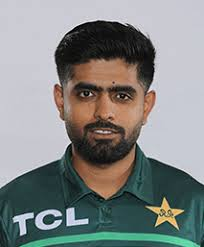
#> input picture BabarAzam.jpg, 204 x 247 px, found by its file name
$ jupyter execute 'Image Processing with cv2.ipynb'
#> lines starting #> are read from the running program, lines starting #| are printed output that depends on the picture
[cell 1]
import numpy as np
import cv2 as cv

[cell 2]
img_path = "D:\#DATA Science\Image Processing openCV2\Practice\BabarAzam.jpg"

### Reading an Image

[cell 3]
img = cv.imread(img_path)
#> img is the input picture: shape (247, 204, 3); mean B, G, R 132.5, 133.9, 130.3
print(img.shape)
#| (247, 204, 3)

### Getting Image in a sepearte Window

[cell 4]
cv.imshow("BabarAzam", img)
cv.waitKey(0)

### Converting image to a grayscale image

[cell 5]
gray_img = cv.cvtColor(img, cv.COLOR_BGR2GRAY)
cv.imshow("GrayImg", gray_img)
cv.waitKey(0)

### RGB Channels

[cell 6]
img1 = img[:,:,0]
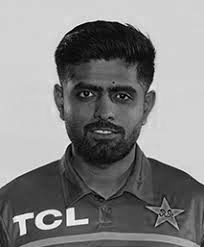
#> img1: shape (247, 204); min 0, max 255, mean 132.5
img2 = img[:,:,1]
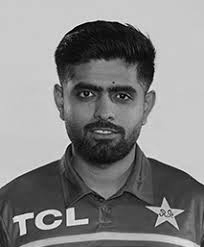
#> img2: shape (247, 204); min 0, max 254, mean 133.9
img3 = img[:,:,2]
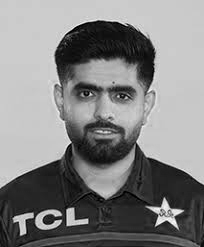
#> img3: shape (247, 204); min 0, max 255, mean 130.3
net_img = np.hstack((img1,img2,img3))
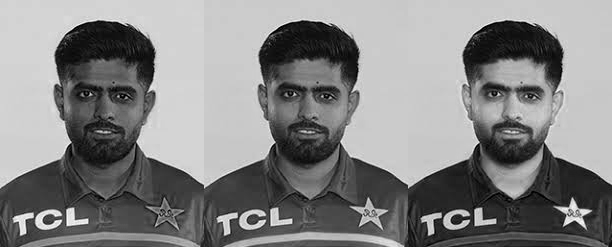
#> net_img: shape (247, 612); min 0, max 255, mean 132.3
cv.imshow("RGB_img", net_img)
cv.waitKey(0)

### Image Resizing

[cell 7]
resized_img = cv.resize(img, (360,360))
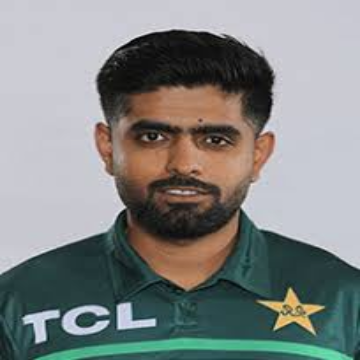
#> resized_img: shape (360, 360, 3); mean B, G, R 132.4, 133.9, 130.2
cv.imshow("resized_img", resized_img)
cv.waitKey(0)

### Flipping an Image

[cell 8]
flipped_img1 = cv.flip(img, 0)  # flipping vertically
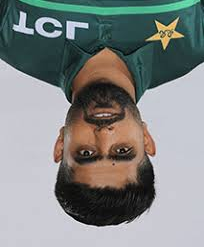
#> flipped_img1: shape (247, 204, 3); mean B, G, R 132.5, 133.9, 130.3
flipped_img2 = cv.flip(img, 1) #flipping horizontally
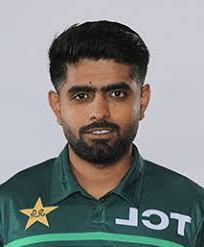
#> flipped_img2: shape (247, 204, 3); mean B, G, R 132.5, 133.9, 130.3
flipped_img3 = cv.flip(img, -1) # flipping both across verticaly and horizontally
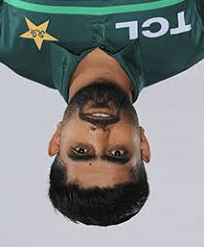
#> flipped_img3: shape (247, 204, 3); mean B, G, R 132.5, 133.9, 130.3
img_all = np.hstack((flipped_img1, flipped_img2,flipped_img3))
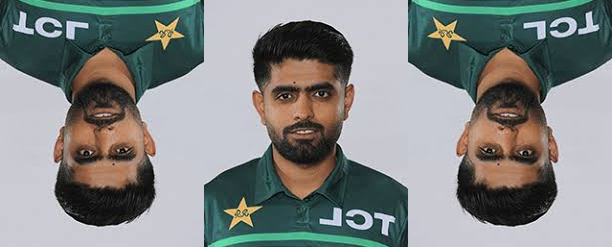
#> img_all: shape (247, 612, 3); mean B, G, R 132.5, 133.9, 130.3
cv.imshow("img_all", img_all)
cv.waitKey(0)

### Drawing Shapes on Image

[cell 9]
#Rectangle
reactanlge_img = cv.rectangle(img, pt1=(20,20), pt2=(200,180), color=(255,0,0), thickness=3)
circle_img = cv.circle(img, radius=50, center=(120,120),color=(255,0,0), thickness=3)
text_img = cv.putText(img, org=(0,0), color=(0,0,255), fontFace=cv.FONT_ITALIC, text="Babar Azam", fontScale=4, lineType=5)
shaped_img = np.hstack((reactanlge_img, circle_img,text_img))
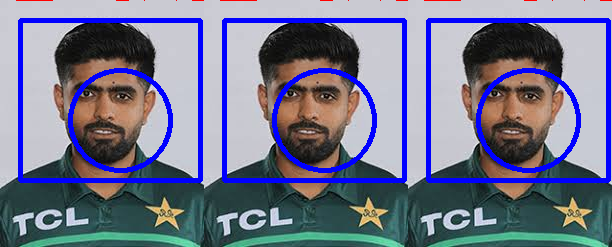
#> shaped_img: shape (247, 612, 3); mean B, G, R 142.8, 119, 115.4
cv.imshow("shaped_img", shaped_img)
cv.waitKey(0)
